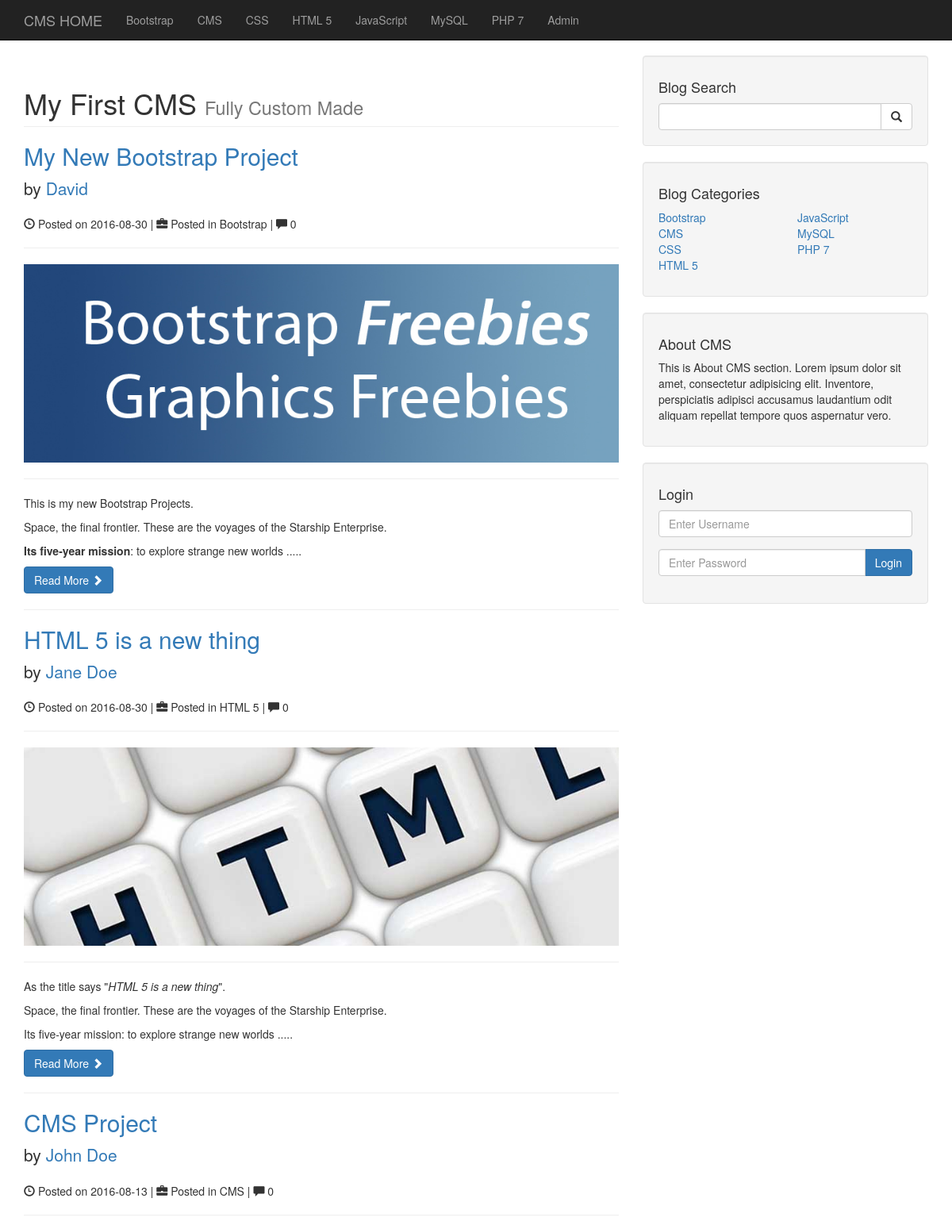
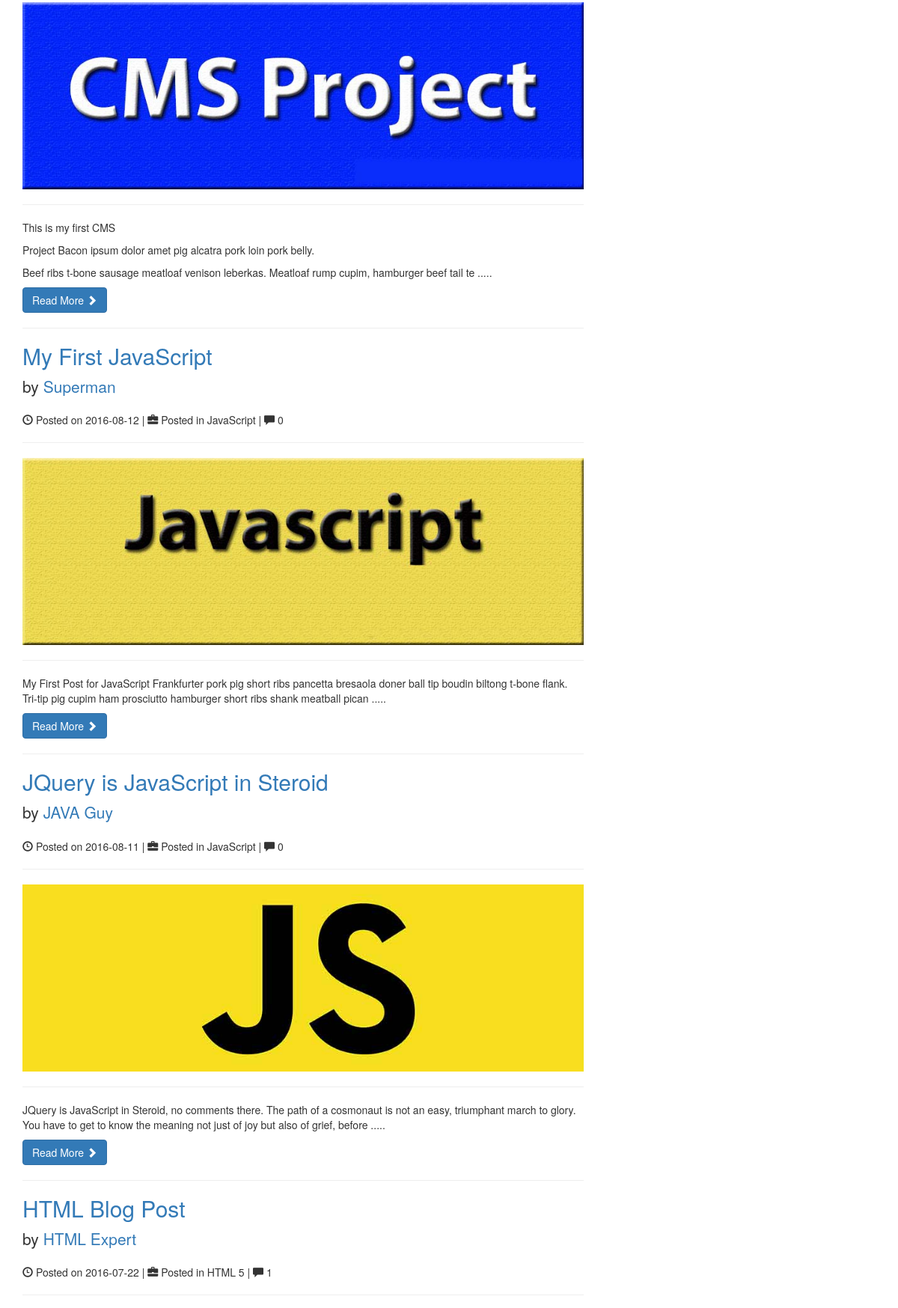
The page / (upper part) on the database its author committed (2 pictures, top to bottom).
### tables this page shows
CREATE TABLE `categories` (
  `cat_id` int(3) NOT NULL,
  `cat_title` varchar(255) NOT NULL
);

CREATE TABLE `posts` (
  `post_id` int(3) NOT NULL,
  `post_category_id` int(3) NOT NULL,
  `post_title` varchar(255) NOT NULL,
  `post_author` varchar(255) NOT NULL,
  `post_date` date NOT NULL,
  `post_image` varchar(255) NOT NULL,
  `post_content` text NOT NULL,
  `post_tags` text NOT NULL,
  `post_status` varchar(255) NOT NULL,
  `post_comment_count` int(11) NOT NULL
);

### functions.php (the view, shortened to what this page needs)
<?php
    function queryAllPosts(){
        global $connection;
        $query = "SELECT * FROM posts WHERE post_status = 'published' ";
        $select_all_posts = mysqli_query($connection,$query);
        while($row = mysqli_fetch_assoc($select_all_posts)){
            $post_id = $row['post_id'];
            $post_category_id = $row['post_category_id'];
            $post_title = $row['post_title'];
            $post_author = $row['post_author'];
            $post_date = $row['post_date'];
            $post_image = $row['post_image'];
            $post_content = $row['post_content'];
            $post_content = mb_substr($post_content, 0, 200);
            $post_tags = $row['post_tags'];
            $post_status = $row['post_status'];
            $post_comment_count = $row['post_comment_count'];
            $post_category_name = categoryName($post_category_id);
            $rows[] = compact('post_id','post_status','post_title','post_content','post_category_id','post_author','post_tags','post_image','post_date','post_comment_count','post_category_name');
        }
            return $rows;
     }
	function arraySort($array, $on, $order=SORT_ASC){
		$new_array = array();
		$sortable_array = array();
		if (count($array) > 0) {
		    foreach ($array as $k => $v) {
		        if (is_array($v)) {
		            foreach ($v as $k2 => $v2) {
		                if ($k2 == $on) {
		                    $sortable_array[$k] = $v2;
		                }
	           		}
	        	} else {
	            $sortable_array[$k] = $v;
	        	}
	    	}
		    switch ($order) {
		        case SORT_ASC:
		            asort($sortable_array);
		        break;
		        case SORT_DESC:
		            arsort($sortable_array);
		        break;
		    }
		    foreach ($sortable_array as $k => $v) {
		        $new_array[$k] = $array[$k];
		    }
		}
		return $new_array;
	}
    function displayAllPosts(){
        $new_array = queryAllPosts();
        if (empty($new_array)) {
            echo "<div class='alert alert-danger'>";
            echo "<a href='#' class='close' data-dismiss='alert' aria-label='close'>&times;</a>";
            echo "No Posts Found. Try adding some posts first !!";
            echo "</div>";
        }
        else{
            $new_array = arraySort($new_array, 'post_date', SORT_DESC);
            foreach ($new_array as $key => $value) {
                        echo "<h2>";
                            echo "<a href='post.php?p_id={$value['post_id']}'>{$value['post_title']}</a>";
                        echo "</h2>";
                        echo "<p class='lead'>";
                            echo "by <a href='#'>{$value['post_author']}</a>";
                        echo "</p>";
                        echo "<p><span class='glyphicon glyphicon-time'></span> Posted on {$value['post_date']} | <span class='glyphicon glyphicon-briefcase'></span> Posted in {$value['post_category_name']} | <span class='glyphicon glyphicon-comment'></span> {$value['post_comment_count']} </p>";
                        echo "<hr>";
                        echo "<img class='img-responsive' src='images/{$value['post_image']}'>";
                        echo "<hr>";
                        echo "<p>{$value['post_content']} .....</p>";
                        echo "<a class='btn btn-primary' href='post.php?p_id={$value['post_id']}''>Read More <span class='glyphicon glyphicon-chevron-right'></span></a>";
                        echo "<hr>";
            }
        }
    }
    function queryAllCategory(){
        global $connection;
        $query = "SELECT * FROM categories";
        $select_all_categories = mysqli_query($connection,$query);
        while($row = mysqli_fetch_assoc($select_all_categories)){
            $cat_id    = $row['cat_id'];
            $cat_title = $row['cat_title'];
            $rows[] = compact('cat_id','cat_title');
        }
        return $rows;
    }
    function categoryName($cat_id){
        global $connection;
        $query = "SELECT * FROM categories WHERE cat_id = $cat_id ";
        $category_name = mysqli_query($connection,$query);
        while($row = mysqli_fetch_assoc($category_name)){
        $cat_title = $row['cat_title'];
        return $cat_title;
        }
    }
    function displaySearchForm(){
                    echo "<form action='search.php' method='post'>";
                    echo "<div class='input-group'>";
                        echo "<input type='text' class='form-control' name='search'>";
                        echo "<span class='input-group-btn'>";
                            echo "<button class='btn btn-default' type='submit' name='search_submit'>";
                                echo "<span class='glyphicon glyphicon-search'></span>";
                        echo "</button>";
                        echo "</span>";
                    echo "</div>";
                    echo "</form> ";
    }
    function displayCategoryTwoColumn(){
        $new_array = queryAllCategory();
        if (empty($new_array)) {
            echo "<div class='alert alert-danger'>";
            echo "<a href='#' class='close' data-dismiss='alert' aria-label='close'>&times;</a>";
            echo "No Category Found. Try adding a Category First";
            echo "</div>";
        }
        else{
            $new_array = arraySort($new_array, 'cat_title', SORT_ASC);
            $count_cat = count($new_array);
            if($count_cat % 2 == 0){
                $col_break = ($count_cat / 2) + 1;
            }
            else{
                $col_break = intdiv($count_cat, 2) + 2;
            }
            $i = 1;
            foreach ($new_array as $key => $value) {
                switch($i){
                    case 1:
                        echo "<div class='col-lg-6'>";
                            echo "<ul class='list-unstyled'>";
                        break;
                    case $col_break:
                            echo "</ul>";
                       echo " </div>";
                        echo "<div class='col-lg-6'>";
                            echo "<ul class='list-unstyled'>";
                        break;
                }
                echo "<li><a href='category.php?category={$value['cat_id']}'>{$value['cat_title']}</a></li>";
                $i++;
            }
        }
    }
    function navCategoryDisplay(){
        $new_array = queryAllCategory();
        if (empty($new_array)) {
            echo "<div class='alert alert-danger'>";
            echo "<a href='#' class='close' data-dismiss='alert' aria-label='close'>&times;</a>";
            echo "No Category Found. Try adding a Category First";
            echo "</div>";
        }
        else{
            $new_array = arraySort($new_array, 'cat_title', SORT_ASC);
            foreach ($new_array as $key => $value) {
                echo "<li><a href='category.php?category={$value['cat_id']}'>{$value['cat_title']}</a></li>";
            }
        }
    }
    function displayLoginForm(){
                    echo "<form role='form' action='includes/login.php' method='post' data-toggle='validator' >";
                            echo "<div class='form-group'>";
                                echo "<input type='text' class='form-control' name='username' required data-error='Username is Required' placeholder='Enter Username'>";
                            echo "</div>";
                            echo "<div class='form-group'>";
                                echo "<div class='input-group'>";
                                    echo "<input type='password' class='form-control' name='password' required data-error='Password is Required' placeholder='Enter Password'>";
                                    echo "<span class='input-group-btn'>";
                                        echo "<button class='btn btn-primary' type='submit' name='login_submit'>Login";
                                        echo "</button>";
                                    echo "</span>";
                                echo "</div>";
                            echo "</div>";
                    echo "</form> ";
    }
?>

### css/blog-home.css (style rules this page uses)
body { padding-top: 70px; }

### rows shown on the page
categories: cat_title "Bootstrap"
categories: cat_title "CMS"
categories: cat_title "CSS"
categories: cat_title "HTML 5"
categories: cat_title "JavaScript"
categories: cat_title "MySQL"
categories: cat_title "PHP 7"
posts: post_title "My New Bootstrap Project", post_author "David", post_date "2016-08-30", post_category_name "Bootstrap", post_comment_count "0", post_image (picture), post_content "This is my new Bootstrap Projects. Space, the final frontier. These are the voyages of the Starship Enterprise. Its five-year mission : to explore strange new worlds"
posts: post_title "HTML 5 is a new thing", post_author "Jane Doe", post_date "2016-08-30", post_category_name "HTML 5", post_comment_count "0", post_image (picture), post_content "As the title says \" HTML 5 is a new thing \". Space, the final frontier. These are the voyages of the Starship Enterprise. Its five-year mission: to explore strange new worlds"
posts: post_title "CMS Project", post_author "John Doe", post_date "2016-08-13", post_category_name "CMS", post_comment_count "0", post_image (picture), post_content "This is my first CMS Project Bacon ipsum dolor amet pig alcatra pork loin pork belly. Beef ribs t-bone sausage meatloaf venison leberkas. Meatloaf rump cupim, hamburger beef tail te"
posts: post_title "My First JavaScript", post_author "Superman", post_date "2016-08-12", post_category_name "JavaScript", post_comment_count "0", post_image (picture), post_content "My First Post for JavaScript Frankfurter pork pig short ribs pancetta bresaola doner ball tip boudin biltong t-bone flank. Tri-tip pig cupim ham prosciutto hamburger short ribs shank meatball pican"
posts: post_title "JQuery is JavaScript in Steroid", post_author "JAVA Guy", post_date "2016-08-11", post_category_name "JavaScript", post_comment_count "0", post_image (picture), post_content "JQuery is JavaScript in Steroid, no comments there. The path of a cosmonaut is not an easy, triumphant march to glory. You have to get to know the meaning not just of joy but also of grief, before"
posts: post_title "HTML Blog Post", post_author "HTML Expert", post_date "2016-07-22", post_category_name "HTML 5", post_comment_count "1"
